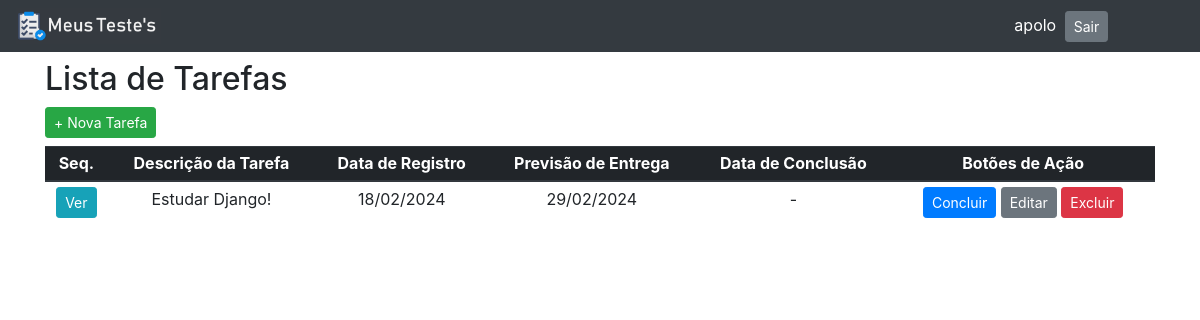
The app's page / (signed in), older data.
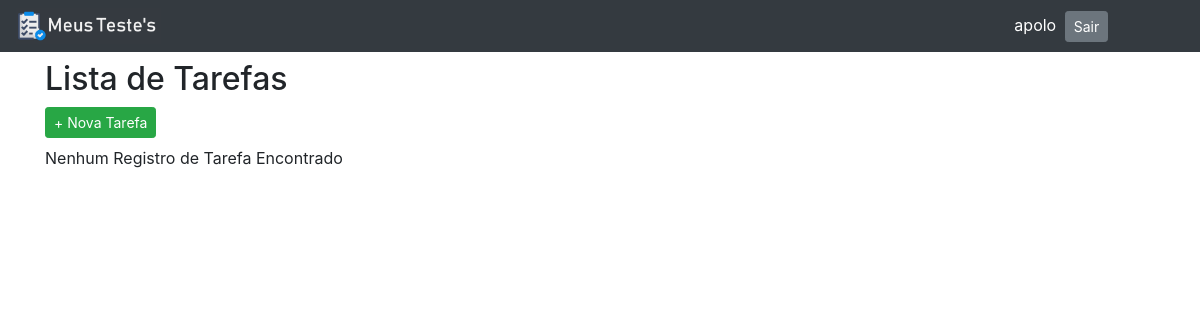
The same page, newer data.
### tasks/models.py (models this page shows, shortened)
class Task(models.Model):
    usuario = models.ForeignKey(User, on_delete=models.PROTECT, blank=True)
    text_description=models.CharField(max_length=100)
    date_register=models.DateTimeField(auto_now_add=True)
    date_delivery=models.DateTimeField()
    date_complete=models.DateTimeField(null=True, blank=True)
    class Meta:
        ordering = ['date_delivery']

### tasks/views.py (the view)
# urls.py: path('', views.Index.as_view(), name='Index'),
class Index(LoginRequiredMixin, generic.ListView):
    model=models.Task
    context_object_name='tasks'
    template_name='tasks/index.html'
    paginate_by=5
    def get_queryset(self):
        return models.Task.objects.filter(usuario=self.request.user)

### templates/tasks/index.html (shortened to what this page needs)
{% extends 'base.html' %}
{% block h2 %}Lista de Tarefas{% endblock %}
{% block main %}
    <a href="{% url 'tasks:Create' %}" class="btn btn-success btn-sm mb-2">+ Nova Tarefa</a>
    {% if tasks %}
    <table class="table table-hover table-sm text-center">
        <thead class="thead thead-dark">
            <tr>
                <th scope="col">Seq.</th>
                <th scope="col">Descrição da Tarefa</th>
                <th scope="col">Data de Registro</th>
                <th scope="col">Previsão de Entrega</th>
                <th scope="col">Data de Conclusão</th>
                <th scope="col">Botões de Ação</th>
            </tr>
        </thead>
        <tbody>
            {% for task in tasks %}
            <a href=""><tr>
                <th><a href="{% url 'tasks:Taskk' task.pk %}" class="btn btn-info btn-sm">Ver</a></th>
                <td>
                    {% if task.text_description|length > 15 %}
                        {{ task.text_description|slice:":15" }}...
                    {% else %}
                        {{ task.text_description }}
                    {% endif %}
                </td>
                <td>{{ task.date_register|date:"SHORT_DATE_FORMAT" }}</td>
                <td>{{ task.date_delivery|date:"SHORT_DATE_FORMAT" }}</td>
                <td>{{ task.date_complete|date:"SHORT_DATETIME_FORMAT"|default:"-" }}</td>
                <td>
                    <a href="{% url 'tasks:Complete' task.pk %}" class="btn btn-primary btn-sm
                    {%  if task.date_complete %} disabled {% endif %}">Concluir</a>
                    <a href="{% url 'tasks:Update' task.pk %}" class="btn btn-secondary btn-sm
                    {%  if task.date_complete %} disabled {% endif %}">Editar</a>
                    <a href="{% url 'tasks:Delete' task.pk %}" class="btn btn-danger btn-sm">Excluir</a>
                </td>
            </tr></a>
            {% endfor %}
        </tbody>
    </table>
    {% else %}
        <p>Nenhum Registro de Tarefa Encontrado</p>
    {% endif %}
{% endblock %}

Row changes from the older to the newer data that the page shows:
removed Task: text_description "Estudar Django!", date_register "18/02/2024", date_delivery "29/02/2024", date_complete "-"
Text that changed along with them:
text no longer shown: "Seq. Descrição da Tarefa Data de Registro Previsão de Entrega Data de Conclusão Botões de Ação"
text now shown: "Nenhum Registro de Tarefa Encontrado"
